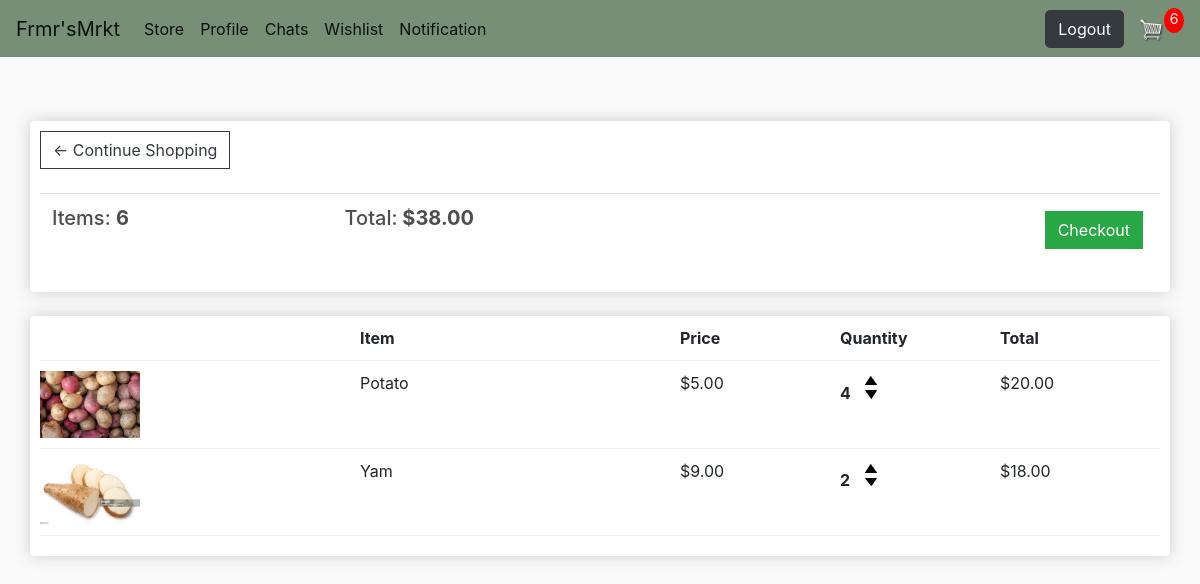
The app's page /cart/ (signed in), older data.
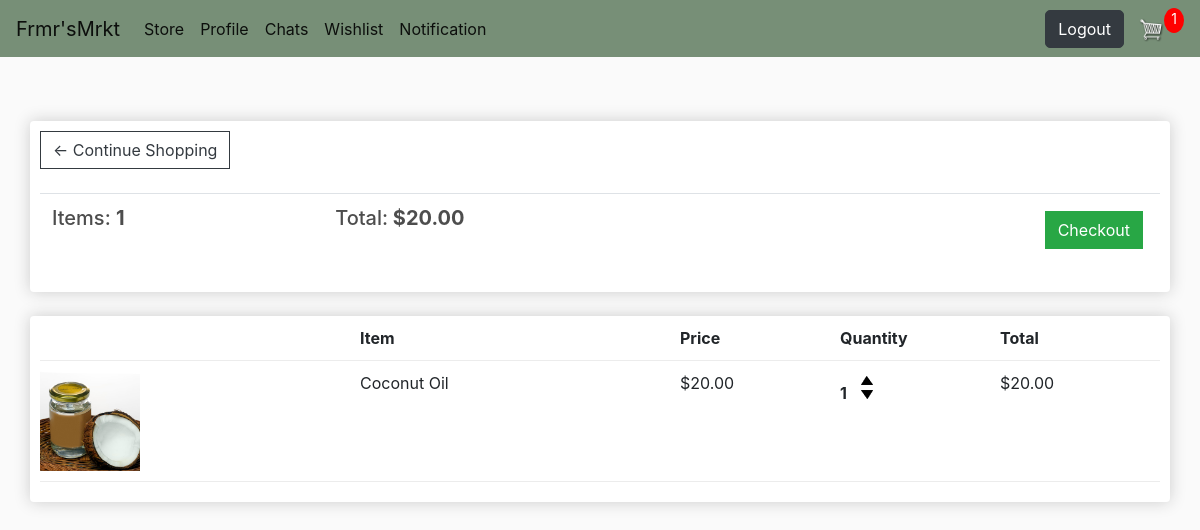
The same page, newer data.
### store/models.py (models this page shows, shortened)
class Order(models.Model):
	customer = models.ForeignKey(Customer, on_delete=models.SET_NULL, null=True, blank=True)
	date_ordered = models.DateTimeField(auto_now_add=True)
	complete = models.BooleanField(default=False)
	transaction_id = models.CharField(max_length=100, null=True)
	@property
	def get_cart_total(self):
		orderitems = self.orderitem_set.all()
		total = sum([item.get_total for item in orderitems])
		return total
	@property
	def get_cart_items(self):
		orderitems = self.orderitem_set.all()
		total = sum([item.quantity for item in orderitems])
		return total

class OrderItem(models.Model):
	product = models.ForeignKey(Product, on_delete=models.SET_NULL, null=True)
	order = models.ForeignKey(Order, on_delete=models.SET_NULL, null=True)
	quantity = models.IntegerField(default=0, null=True, blank=True)
	price = models.FloatField(null=False, default=0)
	business = models.ForeignKey(Customer, on_delete=models.SET_NULL, null=True)
	status = models.CharField(default='New', null=True, max_length=20)
	date_added = models.DateTimeField(auto_now_add=True)
	@property
	def get_total(self):
		total = self.product.price * self.quantity
		return total
	def __str__(self):
		return f'name: {self.product.name}, quantity: {self.quantity}'

class Product(models.Model):
    name = models.CharField(max_length=200)
    price = models.FloatField()
    quantity = models.IntegerField(default=10)
    digital = models.BooleanField(default=False,null=True, blank=True)
    image = models.ImageField(null=True, blank=True)
    description = models.TextField(null=True, blank=True)
    owner = models.ForeignKey(Customer, on_delete=models.CASCADE, null=True)
    category = models.CharField(max_length=50, default='Generic')
    date_added = models.DateTimeField(default=datetime.now())
    rating = models.IntegerField(default=1)
    @property
    def imageURL(self):
        try:
            url = self.image.url
        except:
            url = ''
        return url

### store/views.py (the view)
# urls.py: path('cart/', views.cart, name="cart"),
def cart(request):
	data = cartData(request)
	cartItems = data['cartItems']
	order = data['order']
	items = data['items']
	print(items)
	context = {'items':items, 'order':order, 'cartItems':cartItems}
	return render(request, 'store/cart.html', context)

### store/utils.py (called while the page is built)
def cartData(request):
	if request.user.is_authenticated:
		customer = request.user.customer
		order, created = Order.objects.get_or_create(customer=customer, complete=False)
		items = order.orderitem_set.all()
		cartItems = order.get_cart_items
	else:
		cookieData = cookieCart(request)
		cartItems = cookieData['cartItems']
		order = cookieData['order']
		items = cookieData['items']
	return {'cartItems':cartItems ,'order':order, 'items':items}

### store/templates/store/cart.html
{% extends 'store/main.html' %} {% load static %} {% block content %}
<div class="row">
  <div class="col-lg-12">
    <div class="box-element">
      <a class="btn btn-outline-dark" href="{% url 'store' %}"
        >&#x2190; Continue Shopping</a
      >
      <br />
      <br />
      <table class="table">
        <tr>
          <th>
            <h5>Items: <strong>{{order.get_cart_items}}</strong></h5>
          </th>
          <th>
            <h5>
              Total:<strong> ${{order.get_cart_total|floatformat:2}}</strong>
            </h5>
          </th>
          <th>
            <a
              style="float: right; margin: 5px"
              class="btn btn-success"
              href="{% url 'checkout' %}"
              >Checkout</a
            >
          </th>
        </tr>
      </table>
    </div>
    <br />
    <div class="box-element">
      <div class="cart-row">
        <div style="flex: 2"></div>
        <div style="flex: 2"><strong>Item</strong></div>
        <div style="flex: 1"><strong>Price</strong></div>
        <div style="flex: 1"><strong>Quantity</strong></div>
        <div style="flex: 1"><strong>Total</strong></div>
      </div>
      {% for item in items %}
      <div class="cart-row">
        <div style="flex: 2">
          <img class="row-image" src="{{item.product.imageURL}}" />
        </div>
        <div style="flex: 2"><p>{{item.product.name}}</p></div>
        <div style="flex: 1"><p>${{item.product.price|floatformat:2}}</p></div>
        <div style="flex: 1">
          <p class="quantity">{{item.quantity}}</p>
          <div class="quantity">
            <img
              data-product="{{item.product.id}}"
              data-qty="{{item.available_quantity}}"
              data-action="add"
              class="chg-quantity update-cart"
              src="{% static  'images/arrow-up.png' %}"
            />
            <img
              data-product="{{item.product.id}}"
              data-action="remove"
              class="chg-quantity update-cart"
              src="{% static  'images/arrow-down.png' %}"
            />
          </div>
        </div>
        <div style="flex: 1"><p>${{item.get_total|floatformat:2}}</p></div>
      </div>
      {% endfor %}
    </div>
  </div>
</div>
{% endblock content %}

Row changes from the older to the newer data that the page shows:
removed OrderItem: product.imageURL (picture), product.name "Potato", product.price "5.00", quantity "4", get_total "20.00"
removed OrderItem: product.imageURL (picture), product.name "Yam", product.price "9.00", quantity "2", get_total "18.00"
computed for Order: get_cart_items "6" → "1"; get_cart_total "38.00" → "20.00"
added OrderItem: product.imageURL (picture), product.name "Coconut Oil", product.price "20.00", quantity "1", get_total "20.00"
Text that changed along with them:
{{ cartItems }}: "6" → "1"
